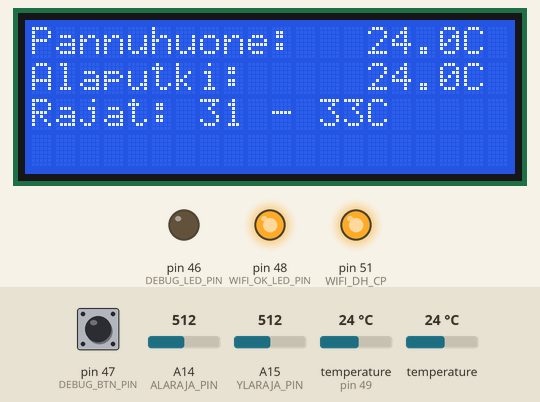
Simulated run of this program. Board: Arduino Mega 2560, built with avr-gcc and run on an emulated ATmega2560. On the bench: 20×4 character LCD, output pins drawn as LEDs (lit = HIGH). Inputs (shaded band) come from the test bench; at power-on: A14 (ALARAJA_PIN) = 512, temperature (sensor on pin 49) 24 °C, temperature 24 °C, A15 (YLARAJA_PIN) = 512, pin 47 (DEBUG_BTN_PIN) LOW. The modem accepts every AT command (registered, SIM ready, sends succeed) and sends nothing else.

Above: at 9.3 s.
9.4 s: A14 (ALARAJA_PIN) set to 152
At 10.3 s:
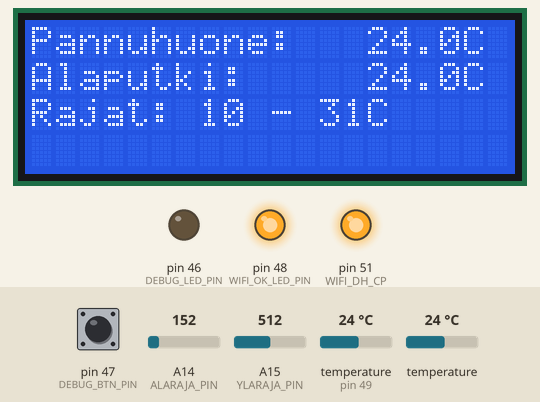
10.9 s: A14 (ALARAJA_PIN) set to 132
At 11.3 s:
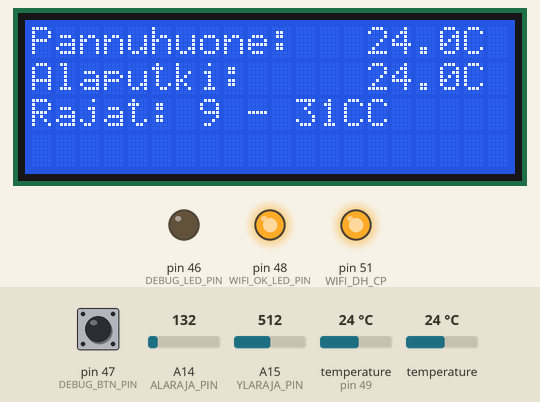
12.4 s: temperature (sensor on pin 49) set to 12 °C
At 13.7 s:
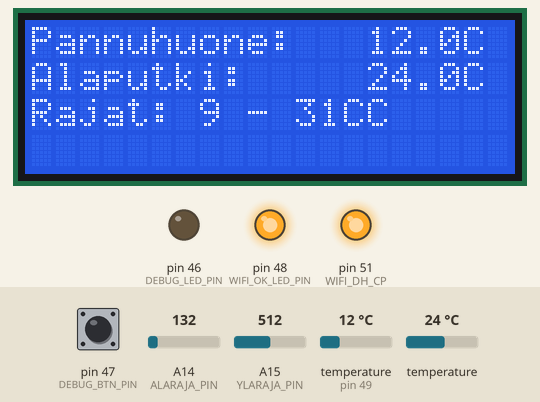
14.5 s: temperature (sensor 149) set to 12 °C
At 15.2 s:
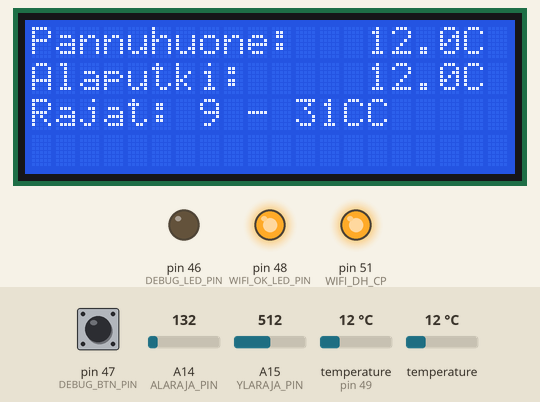
16.0 s: A15 (YLARAJA_PIN) set to 716
At 17.2 s:
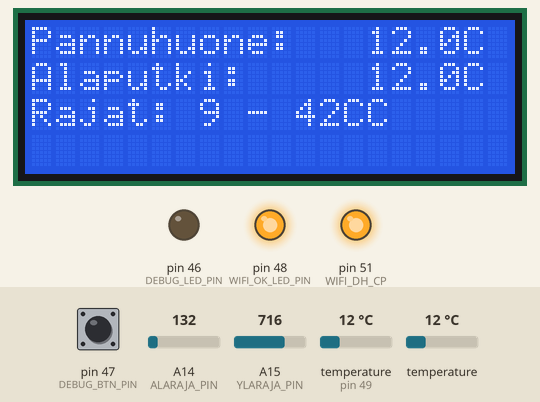
17.5 s: temperature (sensor on pin 49) set to 19 °C
Timing chart, 0 to 20.2 s (numbered marks = the images above; inputs shaded):
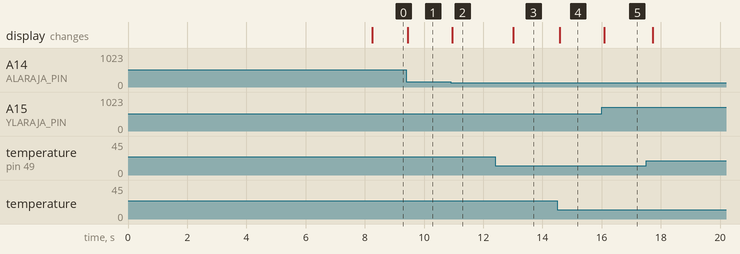

Measured:
- the behaviour switches between 142 and 141 on A14 (ALARAJA_PIN) (found by bisection; images 1 and 2)
- after the input at 9.4 s, the display: changes after 0.06 s (image 1)
- after the input at 10.9 s, the display: changes after 0.05 s (image 2)
- after the input at 12.4 s, the display: changes after 0.61 s (image 3)
- after the input at 14.5 s, the display: changes after 0.08 s (image 4)
- after the input at 16.0 s, the display: changes after 0.08 s (image 5)

The program:

main.cpp
```cpp
#include <Arduino.h>
#include <OneWire.h>
#include <LiquidCrystal_I2C.h>
#include <DallasTemperature.h>
#include <string.h>
//#include <SoftwareSerial.h>

#define LCD_SDA_PIN 20 // LCD-näytöt I2C-väylään
#define LCD_SCL_PIN 21
#define LCD_ROWS 4 // LCD-näytössä rivien määrä ...
#define LCD_COLS 20 // ... ja riville mahtuvien merkkien määrä

#define LAMPOANTURIT_PIN 49 // Dallas DS18xx(x)
#define DEBUG_BTN_PIN 47 // DEBUG-painikkeen pinni
#define DEBUG_LED_PIN 46 // DEBUG-ledin pinni
#define ALARAJA_PIN A14
#define YLARAJA_PIN A15
//#define WIFI_RX_PIN 7
//#define WIFI_TX_PIN 6
#define WIFI_DH_CP 51
#define WIFI_OK_LED_PIN 48 // Wifi-yhteys kunnossa LED
#define SARJAPUSKURIN_KOKO 64
#define SARJAPORTIN_TIMEOUT 2000 // Timeout millisekunteina

// Hystereesin rajat lämpövastuksen käytölle, ADC_BITIT = Arduinon muunnostarkkuus
#define LAMPOTILAN_ALARAJA 2
#define LAMPOTILAN_YLARAJA 60
#define ADC_BITIT 10

/* Analogitulo muunnetaan lämpötilaksi kaavalla y=kx+b,
   missä y on lämpötila, x analogitulon arvo, k kulmakerroin ja b vakiotermi.
   Kulmakerroin ja vakiotermi saadaan ratkaistua kaavan y1-y0 = k(x1-x0) avulla.
   Huom. Koska adc-muunnoksen pienin arvo on 0, on aina x0 = 0. */
#define KULMAKERROIN (float)(LAMPOTILAN_YLARAJA-LAMPOTILAN_ALARAJA)/(1<<(ADC_BITIT))
#define VAKIOTERMI LAMPOTILAN_ALARAJA


/* Mittaustarkkuus voi olla
  bittiä    astetta C     muunnosaika (MS)
  9         0,5           93,75
  10        0,25          187,5
  11        0,125         375
  12        0,0625        750
  https://www.makerguides.com/ds18b20-arduino-tutorial

  Kaikille antureille asetetaan sama tarkkuus.
*/
#define DALLAS_RESOLUTION 9
#define DALLAS_MAX_RESOLUTION 12

// Kuinka kauan lämpötila-antureille annetaan millisekunneissa aikaa valmistella tulosta?
#define DALLAS_DELAY 750

// Montako millisekuntia sitten lämpötilaa pyydettiin viimeksi?
unsigned long lastTempRequest = 0;

boolean debugTila = false;
boolean vastusPaalla = false; // Lämpövastuksen tila
float lampoPannuhuone = -99.9; // Pannuhuoneen ilman lämpötila
float lampoAlaputki = -99.9; // Varaajan alaputken lämpötila
int ylaraja = 999; // Alaputken lämpötilan yläraja, jolloin vastus sammutetaan
int alaraja = 999; // Alaputken lämpötilan alaraja, jolloin vastus laitetaan päälle
char lcdStr[LCD_COLS]; // Yksi LCD-näytölle tulostettava rivi
char lampoStr[7];
char* merkkijono; // Sarjaporteista saatavat vastaukset / data luetaan tähän merkkijonoon.
boolean wifiOK = false; // Vastaako wifi-moduuli AT-komentoon?

LiquidCrystal_I2C lcd(0x27, LCD_COLS, LCD_ROWS);

OneWire anturivayla(LAMPOANTURIT_PIN);
DallasTemperature anturit(&anturivayla);
DeviceAddress pannuhuone, alaputki;

//SoftwareSerial wifi(WIFI_RX_PIN, WIFI_TX_PIN);
HardwareSerial *sarjaPorttiWifi = &Serial1;
HardwareSerial *sarjaPorttiGSM = &Serial2;
HardwareSerial *sarjaPorttiLoRa = &Serial3;

// Asteen symboli LCD-näytöllä
uint8_t aste[8] = {0b00111, 0b00101, 0b00111, 0b00000, 0b00000, 0b00000, 0b00000, 0b00000};

// function to print a device address
// example directly from DallasTemperature by Miles Burton
void printAddress(DeviceAddress deviceAddress)
{
  for (uint8_t i = 0; i < 8; i++)
  {
    if (deviceAddress[i] < 16) Serial.print("0");
    Serial.print(deviceAddress[i], HEX);
  }
}

void pollaaSarjaportti(Stream &portti) {
  if (debugTila)
    Serial.println(">>> pollaaSarjaportti");

  while (portti.available()) {
    char a = portti.read();
    Serial.print(a);
    /*
      if (debugTila)
      Serial.print(a);
    */
  }
  //if (debugTila) {
    while (Serial.available()) {
      char a = Serial.read();
      Serial.print(a);
      portti.print(a);
    }
    //Serial.println(" ");
  //}
}

void lueSarjaportti(Stream &portti) {
  unsigned long timeout = millis();

  if (debugTila)
    Serial.println(">>> lueSarjaportti");

  // Oletusarvoisesti kaikkiin portteihin liikennöidään AT-komennoin, ja vastaus loppuu merkkiin '\r'.

  int pos = 0;
  char merkki;

  while (pos <= SARJAPUSKURIN_KOKO - 1) {
    if (portti.available()) {
      merkki = portti.read();

      if (debugTila)
        Serial.print(merkki);

      *(merkkijono+pos) = merkki;
      pos++;

      /*
        if (merkki == '\r')
          break;
      */
    } // if portti

    if (millis() - timeout > SARJAPORTIN_TIMEOUT)
      break;

  } // while pos
  *(merkkijono+pos) = '\0';
}

void kirjoitaSarjaporttiin(Stream &portti, char *tmpStr) {
  if (debugTila)
    Serial.println(">>> kirjoitaSarjaporttiin");

  int pituus = strlen(tmpStr);
  int pos = 0;

  while ( (pos < pituus) && (pos < SARJAPUSKURIN_KOKO - 1) ) {
    portti.write(tmpStr[pos]);
    if (debugTila)
      Serial.write(tmpStr[pos]);
    ++pos;
  }
  portti.print("\r\n");
  if (debugTila)
    Serial.print("\r\n");

  delay(500);
}

boolean onksOK(Stream &portti) {
  if (debugTila)
    Serial.println(">>> onksOK");

  kirjoitaSarjaporttiin(portti, "ATE0");
  delay(1000);
  lueSarjaportti(portti);

  if (strstr(merkkijono, "OK") != NULL) {
    digitalWrite(WIFI_OK_LED_PIN, HIGH);
    return true;
  }
  else {
    digitalWrite(WIFI_OK_LED_PIN, LOW);
    return false;
  }
}


void setup() {
  byte lcdRivi = 0;

  Serial.begin(9600);
  while (!Serial) {}

  if (debugTila) {
    Serial.println("PURNIKSEN PANNUHUONE");
    Serial.println("Debug-tila paalla");
  }

  merkkijono = (char*)calloc(SARJAPUSKURIN_KOKO, sizeof(char));
  if (debugTila)
    Serial.println("Varataan muistia: merkkijono");

  if (merkkijono == NULL) {
    lcd.print("!CALLOC: merkkijono");
    lcd.setCursor(0, lcdRivi++);
    if (debugTila)
      Serial.println("Muistin varaaminen ei onnistunut: merkkijono");
  }

  pinMode(DEBUG_LED_PIN, OUTPUT);
  digitalWrite(DEBUG_LED_PIN, LOW);

  if (digitalRead(DEBUG_BTN_PIN)) {
    debugTila = true;
    digitalWrite(DEBUG_LED_PIN, HIGH);
  }

  if (debugTila)
    Serial.println("pinMode:t");
  pinMode(ALARAJA_PIN, INPUT);
  pinMode(YLARAJA_PIN, INPUT);
  pinMode(DEBUG_BTN_PIN, INPUT);
  pinMode(LAMPOANTURIT_PIN, INPUT);
  pinMode(WIFI_DH_CP, OUTPUT);
  pinMode(WIFI_OK_LED_PIN, OUTPUT);
  digitalWrite(WIFI_DH_CP, LOW);

  lcd.init();
  lcd.backlight();
  lcd.createChar(0, aste);
  lcd.clear();
  if (debugTila) {
    lcd.print("Debug-tila paalla");
    lcd.setCursor(0, ++lcdRivi);
  }
  lcd.print("PURNIKSEN PANNUHUONE");
  lcd.setCursor(0, ++lcdRivi);
  anturit.begin();

  if (!anturit.getAddress(pannuhuone, 0)) {
    if (debugTila) Serial.println("Anturi 0: Pannuhuone: Ei osoitetta");
    lcd.print("Anturi 0: No addr");
    lcd.setCursor(0, ++lcdRivi);
  } else {
    lcd.print("Anturi 0: ok");
    lcd.setCursor(0, ++lcdRivi);
    if (debugTila) {
      Serial.print("Anturi 0: Pannuhuone: osoite: ");
      printAddress(pannuhuone);
      Serial.println();
    }
  }

  if (!anturit.getAddress(alaputki, 1)) {
    if (debugTila) Serial.println("Anturi 1: Alaputki: Ei osoitetta");
    lcd.print("Anturi 1: No addr");
    lcd.setCursor(0, ++lcdRivi);
  } else {
    lcd.print("Anturi 1: ok");
    lcd.setCursor(0, ++lcdRivi);
    if (debugTila) {
      Serial.print("Anturi 1: Alaputki: osoite: ");
      printAddress(alaputki);
      Serial.println();
    }
  }

  anturit.setResolution(alaputki, DALLAS_RESOLUTION);
  anturit.setResolution(pannuhuone, DALLAS_RESOLUTION);
  anturit.setWaitForConversion(false);
  anturit.requestTemperatures();
  lastTempRequest = millis();
  if (debugTila) {
    Serial.print("lastTempRequest: ");
    Serial.println(lastTempRequest);
  }

  // Wifi-moduulin (ESP8266) alustus
  sarjaPorttiWifi->begin(115200);
  if (debugTila) Serial.println("WIFI: Odotetaan sarjaporttia.");
  while (!sarjaPorttiWifi) {}
  if (debugTila) Serial.println("WIFI: Sarjaportti ok.");
  delay(500);

  if (debugTila) Serial.println("WIFI: CH_PD ylös");
  digitalWrite(WIFI_DH_CP, HIGH);
  delay(1000);

  /*
    ESP8266-moduuli lähettää aluksi yleensä aina jonkin epämääräisen merkkijonon.
    Poimitaan roskat pois.
  */
  kirjoitaSarjaporttiin(*sarjaPorttiWifi, "AT");
  delay(500);
  pollaaSarjaportti(*sarjaPorttiWifi);

  // Testataan kulkevatko AT-komennot. onksWifii kääntää myös WIFI_OK -ledin päälle tai pois.
  wifiOK = onksOK(*sarjaPorttiWifi);
  if (debugTila) {
    Serial.print("wifiOK: ");
    Serial.println(wifiOK);
  }

  delay(2000);
  lcd.clear();
}

void lcdAste() {
  lcd.write(aste);
  lcd.print("C");
}

void lcdPaivita() {
  if (debugTila)
    Serial.println(">>> lcdPaivita");

  lcd.setCursor(0, 0);
  dtostrf(lampoPannuhuone, 6, 1, lampoStr);
  strcpy(lcdStr, "Pannuhuone: ");
  strcat(lcdStr, lampoStr);
  lcd.print(lcdStr);
  lcdAste();

  lcd.setCursor(0, 1);
  dtostrf(lampoAlaputki, 6, 1, lampoStr);
  strcpy(lcdStr, "Alaputki:   ");
  strcat(lcdStr, lampoStr);
  lcd.print(lcdStr);
  lcdAste();

  lcd.setCursor(0,2);
  strcpy(lcdStr, "Rajat: ");
  snprintf(lampoStr, 7, "%d", alaraja);
  strcat(lcdStr, lampoStr);
  strcat(lcdStr, " - ");
  snprintf(lampoStr, 7, "%d", ylaraja);
  strcat(lcdStr, lampoStr);
  lcd.print(lcdStr);
  lcdAste();
}

/*
  Muutetaan analogitulon arvo lämpötilaksi. Analogitulon arvoa
  säädetään potikalla. Kaavahan on y = kx + b, mitä tässä ratkotaan.
*/
float muunnaLampotilaksi(int tulonArvo)
{
  return KULMAKERROIN * tulonArvo + VAKIOTERMI;
}

void loop() {
  /*
    millis() on unsigned long -tyyppiä ja pyörähtää ympäri n. 50 vrk:n kuluttua.
    Alla oleva testi on immuuni tilanteelle, ks.
    https://arduino.stackexchange.com/questions/12587/how-can-i-handle-the-millis-rollover/12588#12588
  */
  if (millis() - lastTempRequest > DALLAS_DELAY) {
    lampoPannuhuone = anturit.getTempC(pannuhuone);
    lampoAlaputki = anturit.getTempC(alaputki);

    anturit.requestTemperatures();
    lastTempRequest = millis();

    if (debugTila) {
      Serial.print("lampoPannuhuone: ");
      Serial.println(lampoPannuhuone);
      Serial.print("lampoAlaputki: ");
      Serial.println(lampoAlaputki);
      Serial.print("lastTempRequest: ");
      Serial.println(lastTempRequest);
    }
  }

  alaraja = muunnaLampotilaksi(analogRead(ALARAJA_PIN));
  ylaraja = muunnaLampotilaksi(analogRead(YLARAJA_PIN));

  if (debugTila)  {
    Serial.print("Alaraja: ");
    Serial.println(alaraja);
    Serial.print("Ylaraja: ");
    Serial.println(ylaraja);
  }

  if (ylaraja <= alaraja)
    ylaraja = alaraja + 2;

  lcdPaivita();

  pollaaSarjaportti(*sarjaPorttiWifi);
}
```
